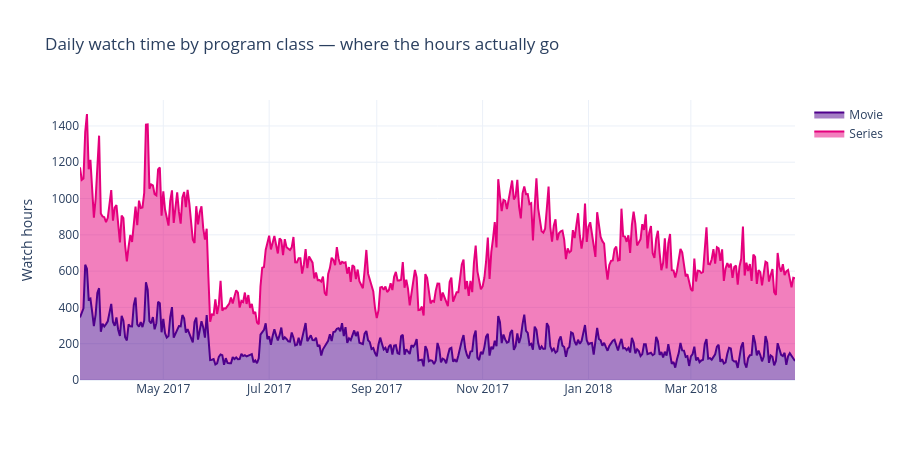

Source (notebook cell):
### Code cell
# ---- 5.2 Consumption over time (area chart) ----------------------------------------
header("5.2 CONSUMPTION OVER TIME", "استهلاك المحتوى عبر الزمن")
daily = (valid_time.groupby(["date", "content_type"])
         .agg(watch_hours=("watch_hours", "sum"),
              views=("user_id_maped", "size"),
              users=("user_id_maped", "nunique")).reset_index())

fig = px.area(daily, x="date", y="watch_hours", color="content_type",
              color_discrete_map=CLASS_COLORS,
              title="Daily watch time by program class — where the hours actually go",
              labels={"watch_hours": "Watch hours", "date": "", "content_type": "Class"})
fig.update_layout(height=460, hovermode="x unified", legend_title_text="")
show_fig(fig)

monthly = (valid_time.groupby(["year_month", "content_type"])
           .agg(watch_hours=("watch_hours", "sum"), views=("user_id_maped", "size"),
                active_users=("user_id_maped", "nunique")).reset_index())
show_table(monthly.pivot(index="year_month", columns="content_type", values="watch_hours")
           .round(0), "Monthly watch hours by class", save_as="14_monthly_watch_hours")

# Weekday rhythm — the scheduling lever for merchandising & push campaigns
order = ["Saturday", "Sunday", "Monday", "Tuesday", "Wednesday", "Thursday", "Friday"]
wk = (valid_time.groupby(["weekday", "content_type"])["watch_hours"].sum()
      .unstack().reindex(order))
fig, ax = plt.subplots(figsize=(11, 4.6))
wk.plot(kind="bar", stacked=True, ax=ax, color=[CLASS_COLORS[c] for c in wk.columns], width=0.72)
ax.set(title="Weekly rhythm: watch hours by weekday and class",
       xlabel="", ylabel="Watch hours")
ax.yaxis.set_major_formatter(mticker.FuncFormatter(lambda v, _: f"{v:,.0f}"))
ax.legend(title="Class")
plt.xticks(rotation=0)
fig.tight_layout()
plt.show()

### Figure 1 — Plotly figure (JSON) as saved in the notebook; plotly's stock layout.template omitted (floating-point values rounded to 4 significant figures; data arrays with more than 128 entries replaced by an {"elided": "..."} marker saying what was removed)
{"data": [{"fillpattern": {"shape": ""}, "hovertemplate": "Class=Movie<br>=%{x}<br>Watch hours=%{y}<extra></extra>", "legendgroup": "Movie", "line": {"color": "#4F008C"}, "marker": {"symbol": "circle"}, "mode": "lines", "name": "Movie", "orientation": "v", "showlegend": true, "stackgroup": "1", "type": "scatter", "x": {"elided": "411 str values"}, "xaxis": "x", "y": {"elided": "411 float values"}, "yaxis": "y"}, {"fillpattern": {"shape": ""}, "hovertemplate": "Class=Series<br>=%{x}<br>Watch hours=%{y}<extra></extra>", "legendgroup": "Series", "line": {"color": "#E5007D"}, "marker": {"symbol": "circle"}, "mode": "lines", "name": "Series", "orientation": "v", "showlegend": true, "stackgroup": "1", "type": "scatter", "x": {"elided": "411 str values"}, "xaxis": "x", "y": {"elided": "411 float values"}, "yaxis": "y"}], "layout": {"height": 460, "hovermode": "x unified", "legend": {"title": {"text": ""}, "tracegroupgap": 0}, "title": {"text": "Daily watch time by program class — where the hours actually go"}, "xaxis": {"anchor": "y", "domain": [0, 1], "title": {"text": ""}}, "yaxis": {"anchor": "x", "domain": [0, 1], "title": {"text": "Watch hours"}}}}
